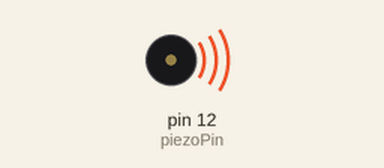
Simulated run of this sketch. Board: Arduino Uno, built with avr-gcc and run on an emulated ATmega328P. Parts: buzzer (waves = sounding).

Above: at 0.1 s.
Timing chart, 0 to 3.0 s (numbered marks = the images above):
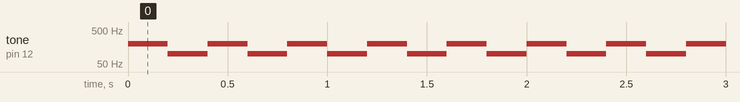

Measured:
- by itself, tone on pin 12 (piezoPin): alternates 200 Hz for 0.20 s and 100 Hz for 0.20 s

The sketch:

Buzzer_Fun.ino
```cpp
// Buzzer Fun
//A sketch to demonstrate the tone() function
//Specify digital pin on the Arduino that the positive lead of piezo buzzer is attached.
int piezoPin = 12;
void setup() {
pinMode(piezoPin,OUTPUT);
}  //close setup
void loop() {
  /*Tone needs 2 arguments, but can take three
    1) Pin#
    2) Frequency - this is in hertz (cycles per second) which determines the pitch of the noise made
    3) Duration - how long the tone plays
  */
  tone(piezoPin, 200, 500);
  delay(200);
  tone(piezoPin, 100, 500);
  delay(200);
}
```
